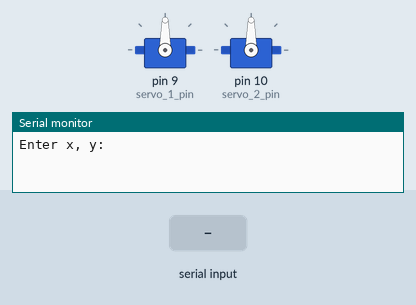
Recording of a sketch running on a simulated Arduino Uno, built with avr-gcc and run on an emulated ATmega328P. Shown: 2 × servo, the last lines printed to the serial monitor. The test bench sets the inputs (shaded band).

Above: at 1.2 s.
1.3 s: "90,45\n" received over Serial
3.8 s: "5\n" received over Serial
At 5.9 s:
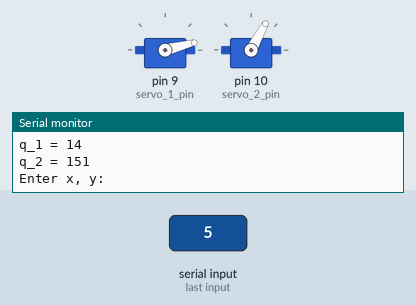
6.5 s: "1,90\n" received over Serial
At 9.2 s:
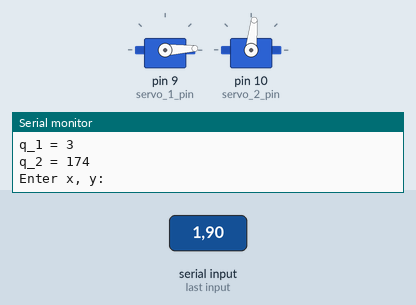
Timing chart, 0 to 10.7 s (numbered marks = the images above; inputs shaded):
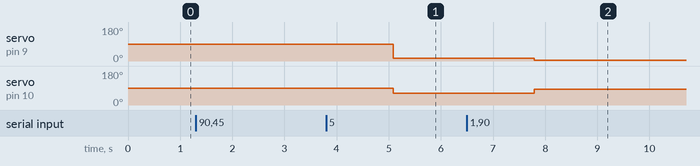

Measured:
- after the input at 3.8 s, servo on pin 9 (servo_1_pin): 90° → 14° after 1.3 s; servo on pin 10 (servo_2_pin): 90° → 61° after 1.3 s
- after the input at 6.5 s, servo on pin 9 (servo_1_pin): 14° → 3° after 1.3 s; servo on pin 10 (servo_2_pin): 61° → 84° after 1.3 s

The sketch:

main.ino
```cpp
// (licence header left out)
#include <Servo.h>
//Define Servo Pins
#define servo_1_pin 9
#define servo_2_pin 10

Servo F1;
Servo F2;

double q[2][2];
int q1_up = 0; int q2_up = 0;
int q1_down = 0; int q2_down = 0;
//Lengths of Links
double a1 = 10;
double a2 = 10;

int q1; int q2;

void setup() {
  // Initialize Serial Communication
  Serial.begin(9600);
  // Initialize Servo Motors
  F1.attach(servo_1_pin);
  F2.attach(servo_2_pin);
  //Serial.println("Enter x y coordinates: ");
}
void loop()
{
  // Write the required functionality
  Serial.println("Enter x, y: ");
  while (Serial.available() == 0) { }   // wait
  double x = Serial.parseFloat();
  double y = Serial.parseFloat();

  delay(1000);
  // Compute IK
  ik_planar_2dof(x, y, a1, a2, q);

  q1_down = q[0][0]; q2_down = q[0][1];
  q1_up = q[1][0];   q2_up = q[1][1];

  if(q1_down <= 180 && q2_down <= 180 && q1_down > 0 && q2_down > 0)
  {
    q1 = q1_down;
    q2 = q2_down;
    move_robot(q1,abs(q2));
  }
  else if(q1_up <= 180 && q2_up <= 180 && q1_up > 0 && q2_up > 0 )
  {
    q1 = q1_up;
    q2 = q2_up;
    move_robot(q1,abs(q2));
  }
  else
  {
    Serial.println("Unreachable");
  }

  Serial.println("============ Angles ===============");
  Serial.print("q_1 = "); Serial.println(q1);
  Serial.print("q_2 = "); Serial.println(q2);
}
```

ik_planar_2dof.ino
```cpp
#include <math.h>

void ik_planar_2dof( double x,  double y,  double a1,  double a2,  double q[2][2])
{
   double cos_q2 = (x*x + y*y - a1*a1 - a2*a2) / (2 * a1 * a2); // ... //Equation for Cos Thetha 2
   double sin_q2 = sqrt(1 - cos_q2*cos_q2);// ... //
   double q2_down = atan2(sin_q2, cos_q2);
   double q2_up = atan2(-sin_q2, cos_q2);

  // Down
  double k1 = a1 + a2 * cos_q2;
  double k2 = a2 * sin_q2;       // + means down

  double cos_q1 = (k1*x+k2*y) / (k1*k1 + k2*k2);
  double sin_q1 = (k1*y-k2*x) / (k1*k1 + k2*k2);

  double q1_down = atan2(sin_q1, cos_q1);

  Serial.println("=============== IK Calculations ==================");
  Serial.println("=============== UP ==================");
  Serial.print("cos_q1 = "); Serial.println(cos_q1);
  Serial.print("sin_q1 = "); Serial.println(sin_q1);
  Serial.print("cos_q2 = "); Serial.println(cos_q2);
  Serial.print("sin_q2 = "); Serial.println(sin_q2);
  Serial.print("k1 = "); Serial.println(k1);
  Serial.print("k2 = "); Serial.println(k2);


  // Up
  k1 = a1 + a2 * cos_q2;
  k2 = a2 * (-sin_q2);      // - means up

  cos_q1 = (k1*x+k2*y) / (k1*k1 + k2*k2);
  sin_q1 = (k1*y-k2*x) / (k1*k1 + k2*k2);
  double q1_up = atan2(sin_q1, cos_q1);

  Serial.println("=============== DOWN ==================");
  Serial.print("cos_q1 = "); Serial.println(cos_q1);
  Serial.print("sin_q1 = "); Serial.println(sin_q1);
  Serial.print("cos_q2 = "); Serial.println(cos_q2);
  Serial.print("sin_q2 = "); Serial.println(-sin_q2);
  Serial.print("k1 = "); Serial.println(k1);
  Serial.print("k2 = "); Serial.println(k2);

  Serial.println("=============== END =================");

  q[0][0] = rad2deg(q1_down); q[0][1] = rad2deg(q2_down);
  q[1][0] = rad2deg(q1_up);   q[1][1] = rad2deg(q2_up);
}
```

move_robot.ino
```cpp
void move_robot(int a, int b)
{
  F1.write(a);
  F2.write(b - 90);
  Serial.println("Moving !");
}
```

rad2deg.ino
```cpp
float pi = 3.1428;

float rad2deg(double rad)
{
  return int(round(rad * 180.0 / pi));
}
```
